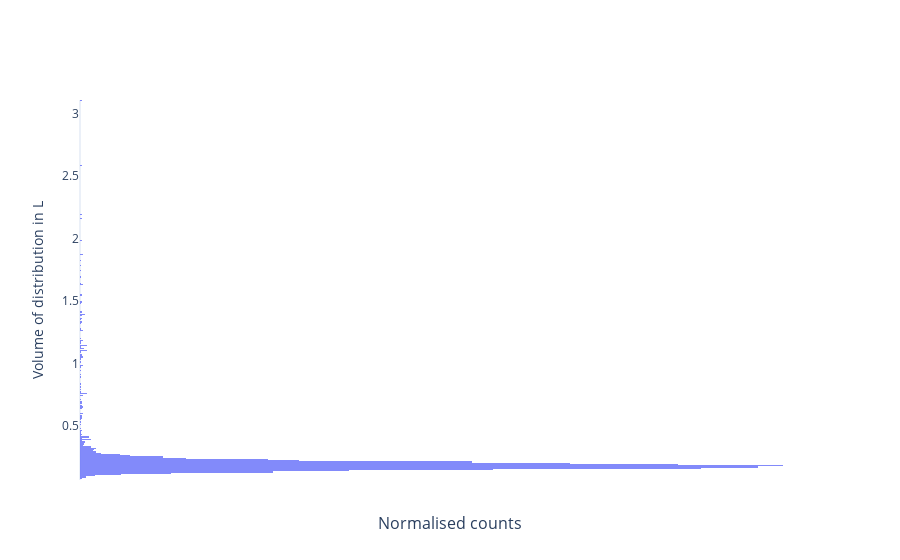
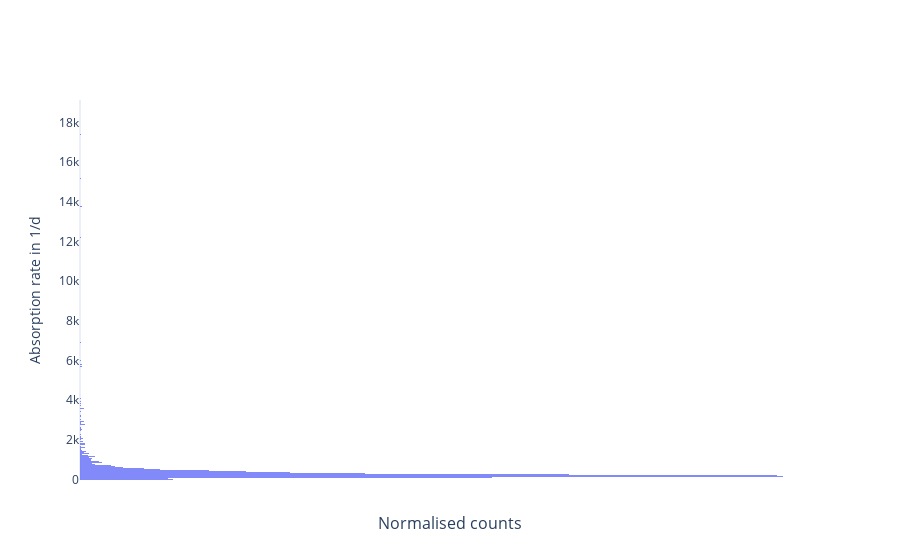

The notebook cell these images were saved under, in order:
### Markdown cell above
### Visualise marginal posteriors

### Code cell
fig = erlo.plots.MarginalPosteriorPlot()
fig.add_data(data=posterior_samples, warm_up_iter=2000)

fig.show()

### Figure 1 — Plotly figure (JSON) as saved in the notebook; plotly's stock layout.template omitted (floating-point values rounded to 4 significant figures; data arrays with more than 128 entries replaced by an {"elided": "..."} marker saying what was removed)
{"data": [{"hovertemplate": "Sample: %{y:.2f}<br>Rhat: 1.14<br>", "marker": {"color": "#636EFA"}, "name": "Pooled", "opacity": 0.8, "type": "histogram", "visible": true, "xaxis": "x", "y": {"elided": "20000 float values"}, "yaxis": "y"}], "layout": {"annotations": [{"font": {"size": 16}, "showarrow": false, "text": "Normalised counts", "x": 0.5, "xanchor": "center", "xref": "paper", "y": 0, "yanchor": "top", "yref": "paper", "yshift": -30}], "autosize": true, "xaxis": {"anchor": "y", "domain": [0, 1], "tickvals": []}, "yaxis": {"anchor": "x", "domain": [0, 1], "title": {"text": "Volume of distribution in L"}}}}

### Figure 2 — Plotly figure (JSON) as saved in the notebook; plotly's stock layout.template omitted (floating-point values rounded to 4 significant figures; data arrays with more than 128 entries replaced by an {"elided": "..."} marker saying what was removed)
{"data": [{"hovertemplate": "Sample: %{y:.2f}<br>Rhat: 1.02<br>", "marker": {"color": "#636EFA"}, "name": "Pooled", "opacity": 0.8, "type": "histogram", "visible": true, "xaxis": "x", "y": {"elided": "20000 float values"}, "yaxis": "y"}], "layout": {"annotations": [{"font": {"size": 16}, "showarrow": false, "text": "Normalised counts", "x": 0.5, "xanchor": "center", "xref": "paper", "y": 0, "yanchor": "top", "yref": "paper", "yshift": -30}], "autosize": true, "xaxis": {"anchor": "y", "domain": [0, 1], "tickvals": []}, "yaxis": {"anchor": "x", "domain": [0, 1], "title": {"text": "Absorption rate in 1/d"}}}}
